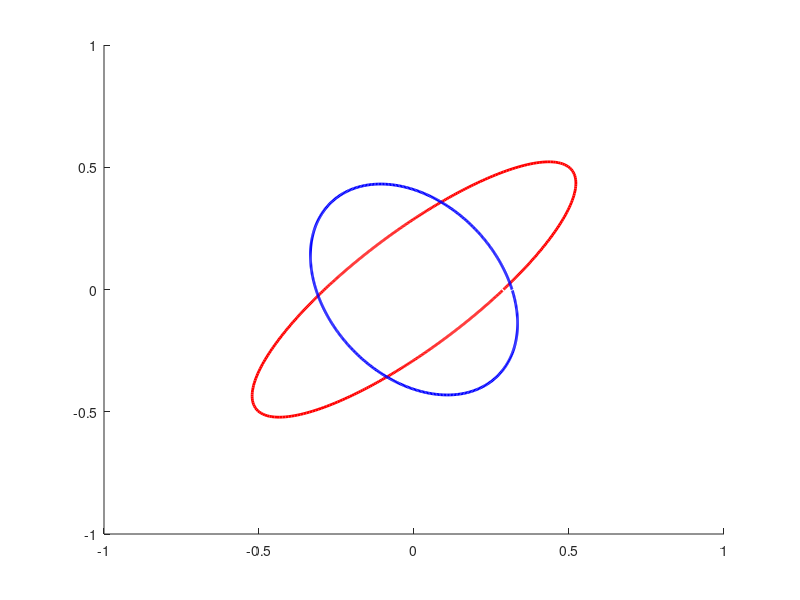

Here is the MATLAB script that generated this plot:
function example_level_set
%this MATLAB script demonstrates how to generate a two dimensional plot of
%a level set of a function of the form V=x'Px, where x is a two dimensional
%vector x=[x1,x2] and V is the desired scalar level set value
clear all;
close all;

%define the center of the ellipse
x0=[0;0];

%define the first function's P matrix
P1=[12 -10;-10 12];

%define the second function's P matrix
P2=[10 -1;6 6];

%Define the desired level sets
V1=1;
V2=1;

%Plot the ellipses
figure(1)
hold on
plot_ellipse2D(P1,V1,x0,2,'r')
plot_ellipse2D(P2,V2,x0,2,'b')
axis([-1 1 -1 1])
hold off

end

function plot_ellipse2D(P,V,x0,linewidth,color)
%this MATLAB function plots a 2 Dimensional ellipse of the form
%x'Px-V=0.
%Inputs: P,V,x0,linewidth,color
% P: a 2x2 positive definite matrix
% V: a scalar level set value
% x0: a 2 dimensional vector specifying the origin of the ellipse
% linewidth: the desired line thickness of the ellipse
% color: the desired color of the ellipse
%Outputs:none

if min(eig(P))<0
    
    error('P is not positive definite')
    
end

%a vector of theta values
%we will use cylindrical components to plot our ellipse
THETA=0:.01:2*pi-0.01;

%the center of the ellipse
xc=x0(1);
zc=x0(2);

% the 2x2 P matrix
p11=P(1,1);
p22=P(2,2);
p12=P(1,2);
p21=P(2,1);


% for every theta from 0-2*pi, compute the radius of the ellipse
for k=1:length(THETA);
            
    theta=THETA(k);
    
    %compute the radius
    r= (V*p11*cos(theta)^2 + V*p22*sin(theta)^2 + V*p12*cos(theta)*sin(theta) + V*p21*cos(theta)*sin(theta))^(1/2)/(p11*cos(theta)^2 + p22*sin(theta)^2 + p12*cos(theta)*sin(theta) + p21*cos(theta)*sin(theta));
    
   %transform back to cartesian coordinates
   x(k)=r*cos(theta)+xc;
   z(k)=r*sin(theta)+zc;
       
    
end

%plot the ellipse
plot(x,z,color,'LineWidth',linewidth)

end
